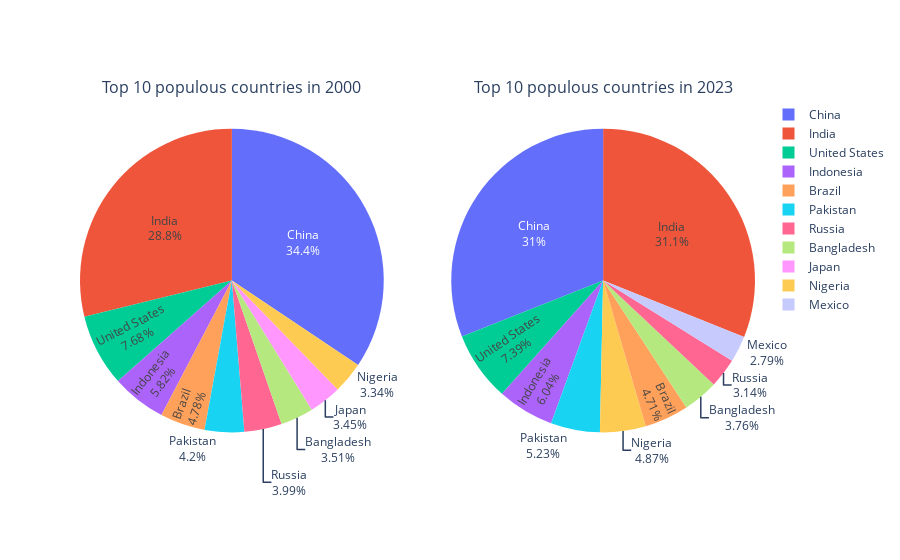

Notebook code cell kept with this figure:
### Code cell
fig_4 = make_subplots(rows=1,cols=2,specs=[[{'type': 'domain'}, {'type': 'domain'}]],subplot_titles=['Top 10 populous countries in 2000','Top 10 populous countries in 2023'])

#for the year 2000
fig_4.add_trace(go.Pie(labels=df_2000['country'],
          values=df_2000['population'],
          name='2000',
          textinfo='percent+label'),row=1,col=1)

#for the year 2023
fig_4.add_trace(go.Pie(labels=df_2023['country'],
          values=df_2023['population'],
          name='2023',
          textinfo='percent+label'),row=1,col=2)
fig_4.show()

### Figure 1 — Plotly figure (JSON) as saved in the notebook; plotly's stock layout.template omitted (floating-point values rounded to 4 significant figures)
{"data": [{"domain": {"x": [0, 0.45], "y": [0, 1]}, "labels": ["China", "India", "United States", "Indonesia", "Brazil", "Pakistan", "Russia", "Bangladesh", "Japan", "Nigeria"], "name": "2000", "textinfo": "percent+label", "type": "pie", "values": [1264099072, 1059633664, 282398560, 214072416, 175873712, 154369920, 146844848, 129193336, 126803864, 122851984]}, {"domain": {"x": [0.55, 1], "y": [0, 1]}, "labels": ["India", "China", "United States", "Indonesia", "Pakistan", "Nigeria", "Brazil", "Bangladesh", "Russia", "Mexico"], "name": "2023", "textinfo": "percent+label", "type": "pie", "values": [1428627712, 1425671296, 339996576, 277534112, 240485664, 223804640, 216422448, 172954320, 144444368, 128455560]}], "layout": {"annotations": [{"font": {"size": 16}, "showarrow": false, "text": "Top 10 populous countries in 2000", "x": 0.225, "xanchor": "center", "xref": "paper", "y": 1, "yanchor": "bottom", "yref": "paper"}, {"font": {"size": 16}, "showarrow": false, "text": "Top 10 populous countries in 2023", "x": 0.775, "xanchor": "center", "xref": "paper", "y": 1, "yanchor": "bottom", "yref": "paper"}], "autosize": true}}
